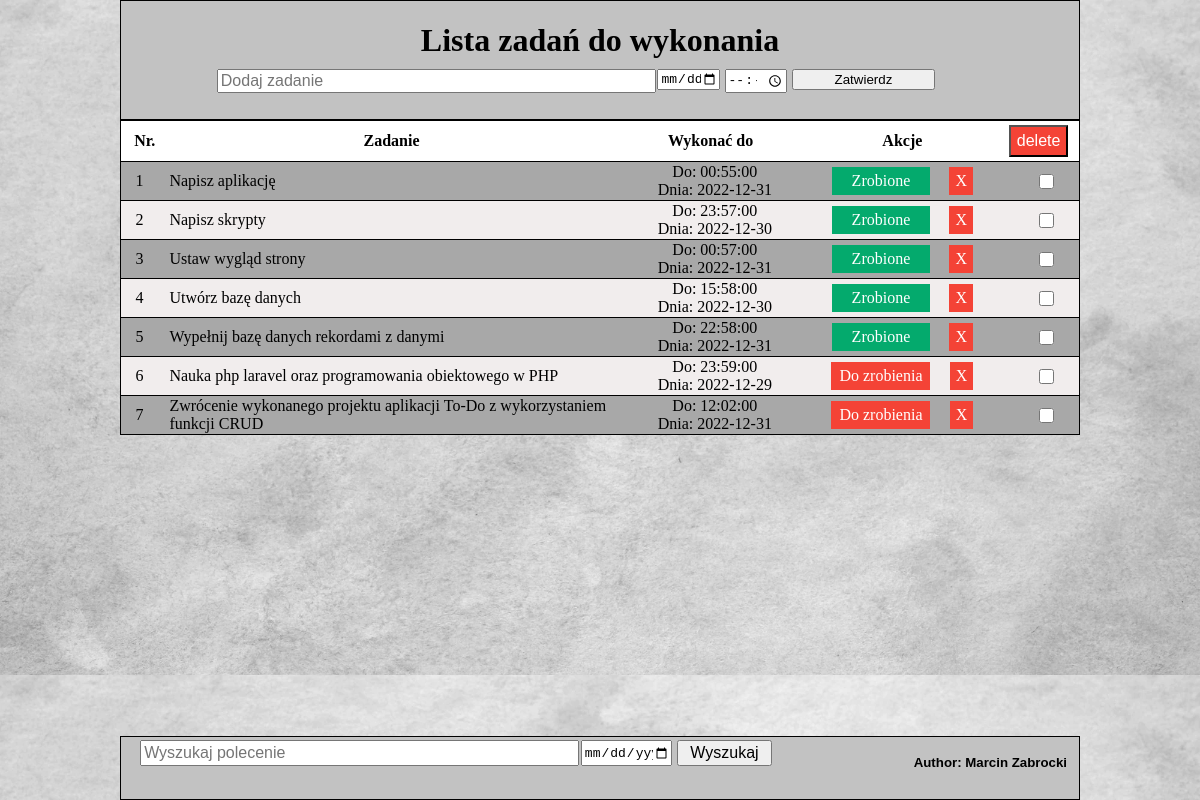
The page / on the database its author committed.
### tables this page shows
CREATE TABLE `zadaniadb` (
  `numer` int(11) NOT NULL,
  `zadanie` mediumtext NOT NULL,
  `data` date NOT NULL,
  `czas` time NOT NULL,
  `stan` tinyint(1) NOT NULL
);

### ustawienia.php (the view, shortened to what this page needs)
<?php
class zadania
{
    public $id_zad;
    public $numer_zad;
    public $pol_zad;
    public $czas_zad;
    public $data_zad;
    public $stan_zad;
    public function __construct(
        $id_zad,
        $numer_zad,
        $pol_zad,
        $data_zad,
        $czas_zad,
        $stan_zad
    ) {
        $this->id_zad = $id_zad;
        $this->numer_zad = $numer_zad;
        $this->pol_zad = $pol_zad;
        $this->czas_zad = $czas_zad;
        $this->data_zad = $data_zad;
        $this->stan_zad = $stan_zad;
    }
    function wypisz()
    {
        if ($this->numer_zad % 2 == 0) {
            $classname = "parz";
        } else {
            $classname = "nieparz";
        }
        echo "<tr class='$classname' id='$this->numer_zad'name=zad_'$this->id_zad' value='$this->id_zad'>";
        echo "<td class='nr'>$this->numer_zad</td>
                 <td class='zadanie'>$this->pol_zad</td>
                 <td class='time'>Do: $this->czas_zad<br>Dnia: $this->data_zad
                 <td class='akcje'>";
        if ($this->stan_zad == 0) {
            echo "<a href='ustawienia.php?zrobione=$this->id_zad'  class='dozrobienia'>Do zrobienia</a>";
        } else {
            echo "<a href='ustawienia.php?dozrobienia=$this->id_zad' value='$this->numer_zad' class='zrobione'>Zrobione</a>";
        }
        echo "<a href='ustawienia.php?del=$this->id_zad' class='usun'>X</a></td>";
        echo "<td><input class='check' type='checkbox' name='usun_wiele[]' value='$this->id_zad'></td>";
        echo "</tr>";
    }
}
function dane()
{
    $conn = mysqli_connect("localhost", "root", "", "listatodo");
    $i = 1;
    if (isset($_SESSION['zapytanie'])) {
        $query = $_SESSION['zapytanie'];
        unset($_SESSION['zapytanie']);
    } else {
        $query = "SELECT *FROM `zadaniadb`";
    }
    $wynik = mysqli_query($conn, $query);
    if (mysqli_num_rows($wynik) > 0) {
        while ($row = mysqli_fetch_assoc($wynik)) {
            $zmienna = new zadania($row['numer'], $i, $row['zadanie'],
                $row['data'], $row['czas'], $row['stan']);
            $zmienna->wypisz();
            $i++;
        }
    } else {
        echo "<tr><td colspan=5'class='parz'>Brak danych</td></tr>";
    }
}
?>

### index.php (shortened to what this page needs)
<?php
include_once 'ustawienia.php';
?>
<!DOCTYPE HTML>
<html LANG="PL">
<head>
    <link rel="stylesheet" href="style.css">
</head>
<body>
<header>
    <div>
        <h1><b>Lista zadań do wykonania</b></h1>
        <form action="ustawienia.php" method="post">
            <input type="text" name="polecenie" id="pole"
                   placeholder="Dodaj zadanie"/>
            <input type="date" name="data_zadania" id="pole_data"/>
            <input type="time" name="czas_zadania" id="pole_czas"/>
            <input type="submit" name="przeslij" id="button" value="Zatwierdz"/><br>
        </form>
    </div>
</header>
<main>
    <table>
        <tr id="naglowek">
            <th>Nr.</th>
            <th>Zadanie</th>
            <th>Wykonać do</th>
            <th>Akcje</th>
            <form method='$_GET' action='ustawienia.php'>
                <th><input type="submit" value="delete"
                           name="row_delete_multiple" id="delete"/></th>
        </tr>
        <?php
        dane();
        ?>
    </table>
</main>
<footer>
    <div>
        <form method='POST' action='ustawienia.php'>
            <input type="text" name="wyszpolecenie" id="wyszpole"
                   placeholder="Wyszukaj polecenie"></input>
            <input type="date" name="wyszdata_zadania"
                   id="wyszpole_data"></input>
            <input type="submit" name="wyszprzeslij" id="btnwyszukaj"
                   value="Wyszukaj"
                   title="Aby wrócić do wszystkich zadań naciśnij ponownie"></input><br>
        </form>
    </div>
    <div>
        <h5>Author: Marcin Zabrocki</h5>
    </div>
</footer>
</body>
</html>

### style.css (style rules this page uses)
body { font-family: Arial, Helvetica, sans-serif; margin-left: 10%; margin-right: 10%; margin-top: 0px; width: 100%; height: auto; background-image: url("grafika.jpeg"); background-size: cover; }
header { position: fixed; top: 0px; background-color: rgb(194, 194, 194); height: 15%; margin-top: 0px; margin-bottom: 15%; max-width: 80%; width: 80%; border: 1px solid black; box-sizing: border-box; border-spacing: 1px; }
h1 { text-align: center; font-family: Cambria, Cochin, Georgia, Times, 'Times New Roman', serif; margin-bottom: 1%; }
#pole { height: auto; width: 45%; position: absolute; margin-left: 10%; font-size: medium; }
#pole_data { height: auto; width: 6%; position: absolute; margin-left: 56%; font-size: medium; }
#pole_czas { height: auto; width: 6%; position: absolute; margin-left: 63%; font-size: medium; }
#button { font-weight: 300; height: auto; width: 15%; position: absolute; margin-left: 70%; }
.nieparz { background-color: rgb(168, 168, 168); }
.parz { background-color: rgb(241, 237, 237); }
main { position: absolute; top: 15%; bottom: 0%; width: 80%; overflow: auto; height: auto; margin-bottom: 2%; }
table, tr { border: 1px solid black; margin: 0px; padding: 2px; width: 100%; font-size: medium; font-family: 'Times New Roman', Times, serif; border-collapse: collapse; word-break: break-all; }
#naglowek { background-color: white; }
#delete { font-size: medium; background-color: #f44336; color: white; padding: 5px 6px; text-align: center; text-decoration: none; display: inline-block; margin-inline: 0.6em; margin-top: 0.2em; margin-bottom: 0.2em; }
.nr { padding-left: 1.5%; width: 5%; }
.time { padding-left: 1%; width: 20%; text-align: center; }
.akcje { width: 20%; text-align: center; }
.check { width: 15px; height: 15px; margin-left: 50%; text-align: center; vertical-align: middle; position: relative; }
.dozrobienia { background-color: #f44336; color: white; padding: 5px 8px; text-align: center; text-decoration: none; display: inline-block; margin-inline: 0.6em; }
.zrobione { background-color: #04AA6D; color: white; padding: 5px 20px; text-align: center; text-decoration: none; display: inline-block; margin-inline: 0.6em; }
.usun { font-size: medium; background-color: #f44336; color: white; padding: 5px 6px; text-align: center; text-decoration: none; display: inline-block; margin-inline: 0.6em; margin-top: 0.2em; margin-bottom: 0.2em; }
footer { width: 80%; text-align: right; height: 8%; padding-right: 1%; box-sizing: border-box; background-color: rgb(194, 194, 194); position: fixed; bottom: 0px; border: 1px solid black; }
h5 { margin-top: 0%; }
#wyszpole { height: 20px; width: 45%; position: absolute; top: 5%; left: 2%; font-size: medium; }
#wyszpole_data { height: 22px; width: 9%; position: absolute; top: 5%; left: 48%; font-size: medium; }
#btnwyszukaj { height: 26px; width: 10%; position: absolute; top: 5%; left: 58%; font-size: medium; }

### rows shown on the page
zadaniadb: zadanie "Napisz aplikację", czas "00:55:00", data "2022-12-31"
zadaniadb: numer "2", zadanie "Napisz skrypty", czas "23:57:00", data "2022-12-30"
zadaniadb: numer "3", zadanie "Ustaw wygląd strony", czas "00:57:00", data "2022-12-31"
zadaniadb: numer "4", zadanie "Utwórz bazę danych", czas "15:58:00", data "2022-12-30"
zadaniadb: numer "5", zadanie "Wypełnij bazę danych rekordami z danymi", czas "22:58:00", data "2022-12-31"
zadaniadb: numer "6", zadanie "Nauka php laravel oraz programowania obiektowego w PHP", czas "23:59:00", data "2022-12-29"
zadaniadb: numer "7", zadanie "Zwrócenie wykonanego projektu aplikacji To-Do z wykorzystaniem funkcji CRUD", czas "12:02:00", data "2022-12-31"
